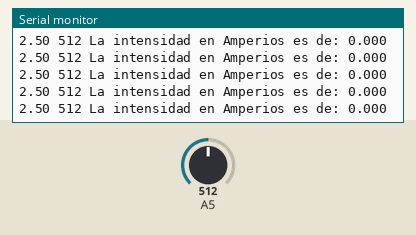
Recording of a sketch running on a simulated Arduino Uno, built with avr-gcc and run on an emulated ATmega328P. On the bench: the last lines printed to the serial monitor. The test bench sets the inputs (shaded band); at power-on: A5 = 512.

Above: at 4.2 s.
4.3 s: A5 set to 983
At 4.59 s:
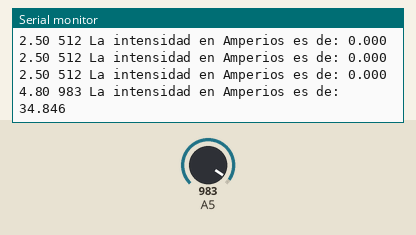
5.8 s: A5 set to 1008
At 5.8 s:
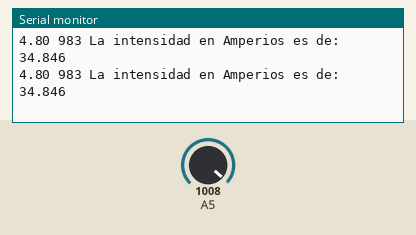
Timing chart, 0 to 8.8 s (numbered marks = the images above; inputs shaded):
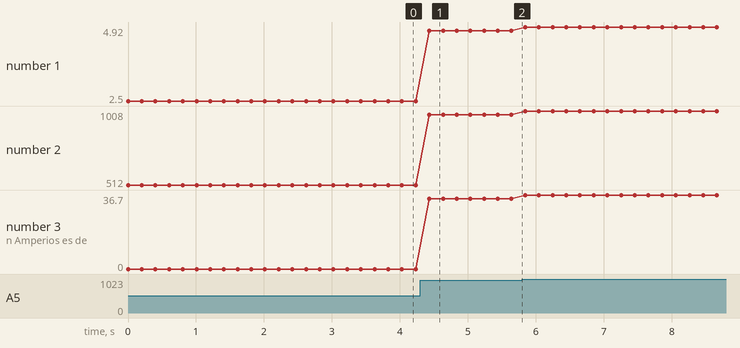

Measured:
- after the input at 4.3 s, the serial monitor: prints a new line after 0.13 s (image 1)
- plotted number 1: 2.5 → 4.8 after the input at 4.3 s, 4.8 → 4.92 after the input at 5.8 s
- plotted number 2: 512 → 983 after the input at 4.3 s, 983 → 1008 after the input at 5.8 s
- plotted number 3: 0 → 34.85 after the input at 4.3 s, 34.85 → 36.7 after the input at 5.8 s

The sketch:

amp_reM_tre.ino
```cpp
float Sensibilidad = 0.066; //Sensibilité en Volts/Ampère pour capteur de 5A à 185mV/A -> ,0.185
//Sensibilité pour 30 Amp -> 66mV/A
void setup() {
  Serial.begin(9600);
}

void loop() {
    double voltajeSensor = analogRead(A5)*0.0048828125;
  //(5.0 / 1023.0); //Pour la lecture du capteur
    double I=((voltajeSensor - 2.499999) / Sensibilidad); //Formule pour obtenir le courant ou   l'intensité mesuré avec les cordons connectés au module ACS712
    /*5000mV (tension de référence analogique - c'est la valeur par défaut (30.0 ->   30000Mv)*/
  /*adcValue = analogRead(currentPin);
    adcVoltage = (adcValue / 1024.0) * 5000;
    currentValue = ((adcVoltage - offsetVoltage) / sensitivity);*/
    Serial.print(voltajeSensor);
    Serial.print(" ");
    Serial.print(analogRead(A5));
    Serial.print(" ");
    Serial.print("La intensidad en Amperios es de: ");
    Serial.println(I,3);
    delay(200);
}
```
